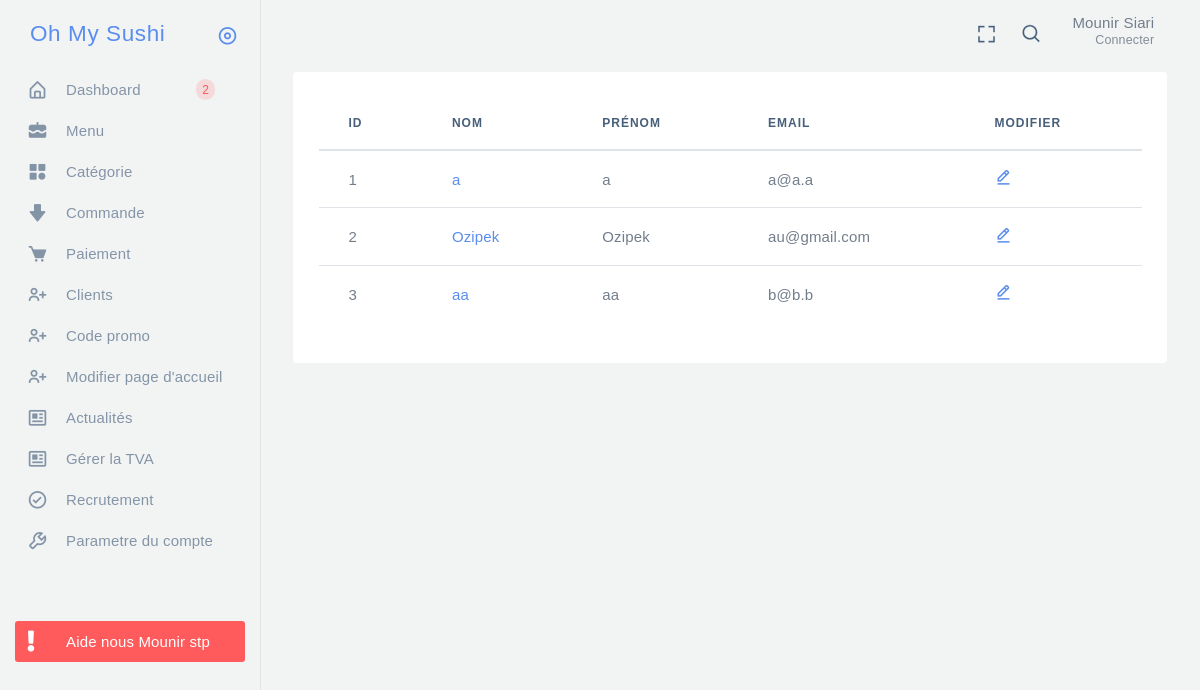
/sysadmin/html/app-users-list.php (signed in), run on the app's committed database.
### tables this page shows
CREATE TABLE IF NOT EXISTS `users` (
  `id` int(11) NOT NULL AUTO_INCREMENT,
  `lastname` varchar(250) NOT NULL,
  `firstname` varchar(250) NOT NULL,
  `email` varchar(250) NOT NULL,
  `password` varchar(250) NOT NULL,
  PRIMARY KEY (`id`)
);

### sysadmin/html/assets/function/function.php (called while the page is built, shortened)
<?php
function viewUsersList(){
    global $bdd;
    $req = $bdd->prepare("SELECT * FROM users");
    $req->execute(array());
    $requete = $req->fetchAll();
    return $requete;
}

### sysadmin/html/app-users-list.php (the view, shortened to what this page needs)
<?php
if (!empty($_SESSION)) {
    require('./assets/componant/co_bdd.php');
    require('./assets/function/function.php');
    require('./assets/componant/header.php');
    $listUsers = viewUsersList();
?>
    <div class="app-content content">
        <div class="content-wrapper">
            <div class="content-body">
                <section class="users-list-wrapper">
                    <div class="users-list-table">
                        <div class="card">
                            <div class="card-body">
                                <div class="table-responsive">
                                    <table id="users-list-datatable" class="table">
                                        <thead>
                                            <tr>
                                                <th>id</th>
                                                <th>Nom</th>
                                                <th>Prénom</th>
                                                <th>Email</th>
                                                <th>Modifier</th>
                                            </tr>
                                        </thead>
                                        <tbody>
                                            <?php foreach ($listUsers as $user) { ?>
                                                <tr>
                                                    <td><?= $user['id'] ?></td>
                                                    <td><a href="./app-users-view.php?id=<?=$user['id']?>"><?= $user['firstname'] ?></a>
                                                    </td>
                                                    <td><?= $user['lastname'] ?></td>
                                                    <td><?= $user['email'] ?></td>
                                                    <td><a href=""><i class="bx bx-edit-alt"></i></a></td>
                                                </tr>
                                            <?php } ?>
                                        </tbody>
                                    </table>
                                </div>
                            </div>
                        </div>
                    </div>
                </section>
            </div>
        </div>
    </div>
<?php
    require('./assets/componant/footer.php');
} else {
    header('location:auth-login.php');
}
?>

### data on the page
users: id "1", firstname "a", lastname "a", email "a@a.a"
users: id "2", firstname "Ozipek", lastname "Ozipek", email "au@gmail.com"
users: id "3", firstname "aa", lastname "aa", email "b@b.b"
